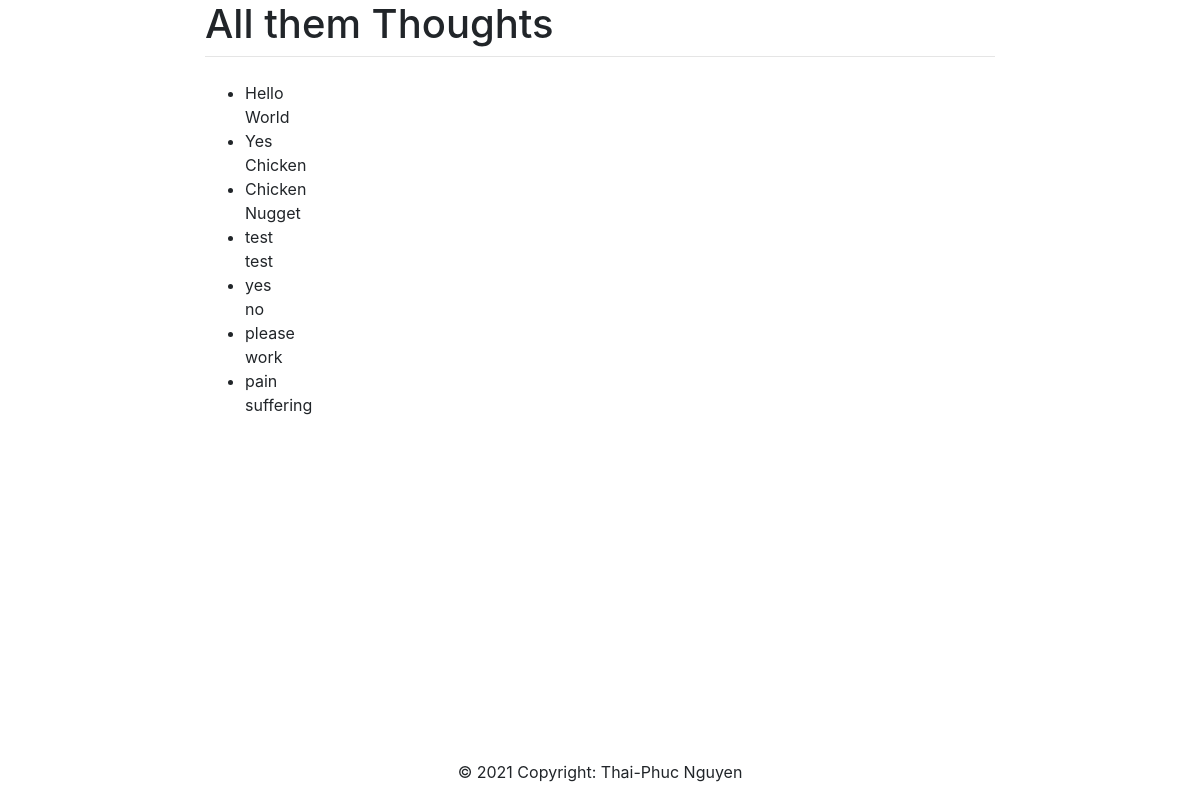
The page /polls/thoughts/list on the database its author committed.
### polls/models.py (models this page shows, shortened)
class Thought(models.Model):
    title_field = models.CharField(max_length=200)
    description_field = models.CharField(max_length=300, default='Description')

### polls/views.py (the view)
# urls.py: path('thoughts/list', views.thought_list, name='input'),
def thought_list(request):
    thoughts = Thought.objects.all()
    return render(request, 'polls/list.html', {'thoughts_list': thoughts})

### polls/templates/polls/list.html (shortened to what this page needs)
<!doctype html>
{% load static %}
<html lang="en">
<link rel="stylesheet" href="https://stackpath.bootstrapcdn.com/bootstrap/4.3.1/css/bootstrap.min.css">
<div class="row justify-content-center">
	<div class="col-8">
		<h1>All them Thoughts</h1>
		<hr class="mt-0 mb-4">
		{% if thoughts_list %}
		<ul>
			{% for thought in thoughts_list %}
			<li>{{ thought.title_field }}</li>
			{{ thought.description_field }}
			{% endfor %}
		</ul>
		{% else %}
		<p>No thoughts are posted.</p>
		{% endif %}
	</div>
</div>
<footer class="page-footer font-small blue fixed-bottom">
	<div class="footer-copyright text-center py-3">&copy; 2021 Copyright: Thai-Phuc Nguyen </div>
</footer>

### rows shown on the page
Thought: title_field "Hello", description_field "World"
Thought: title_field "Yes", description_field "Chicken"
Thought: title_field "Chicken", description_field "Nugget"
Thought: title_field "test", description_field "test"
Thought: title_field "yes", description_field "no"
Thought: title_field "please", description_field "work"
Thought: title_field "pain", description_field "suffering"
